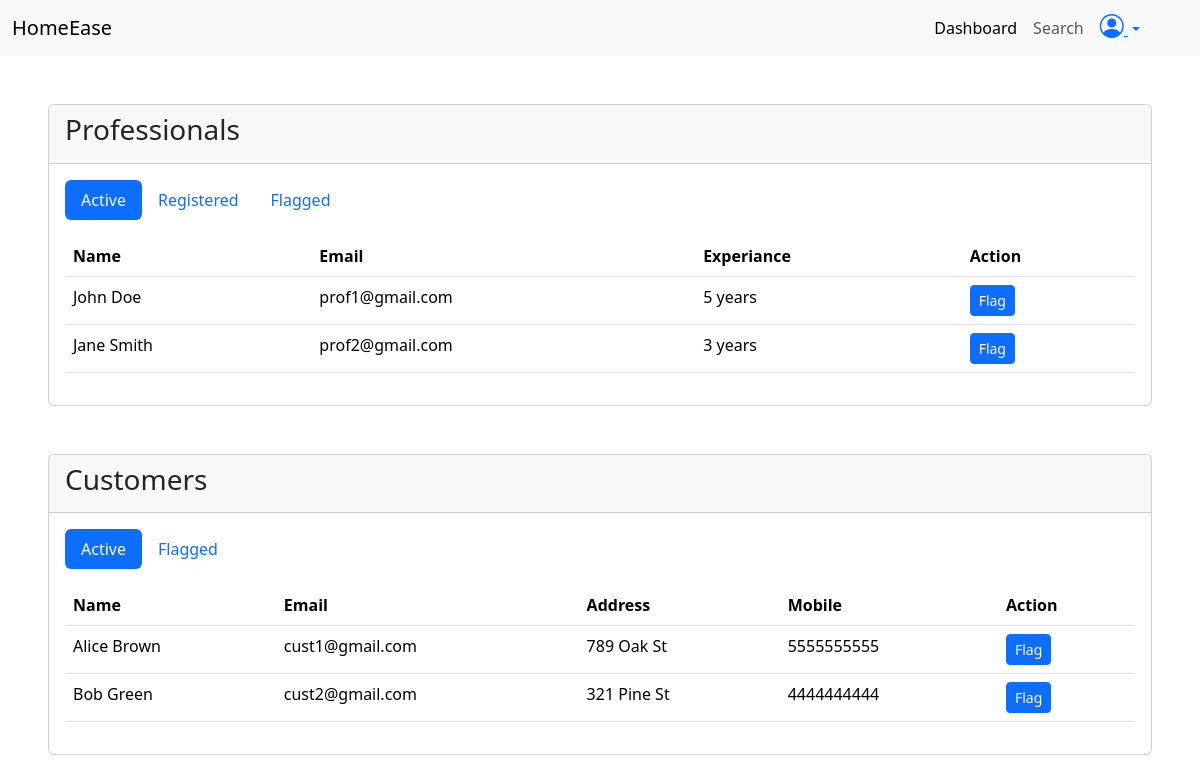
/admin/dashboard (signed in), run on an earlier commit of the app's database.
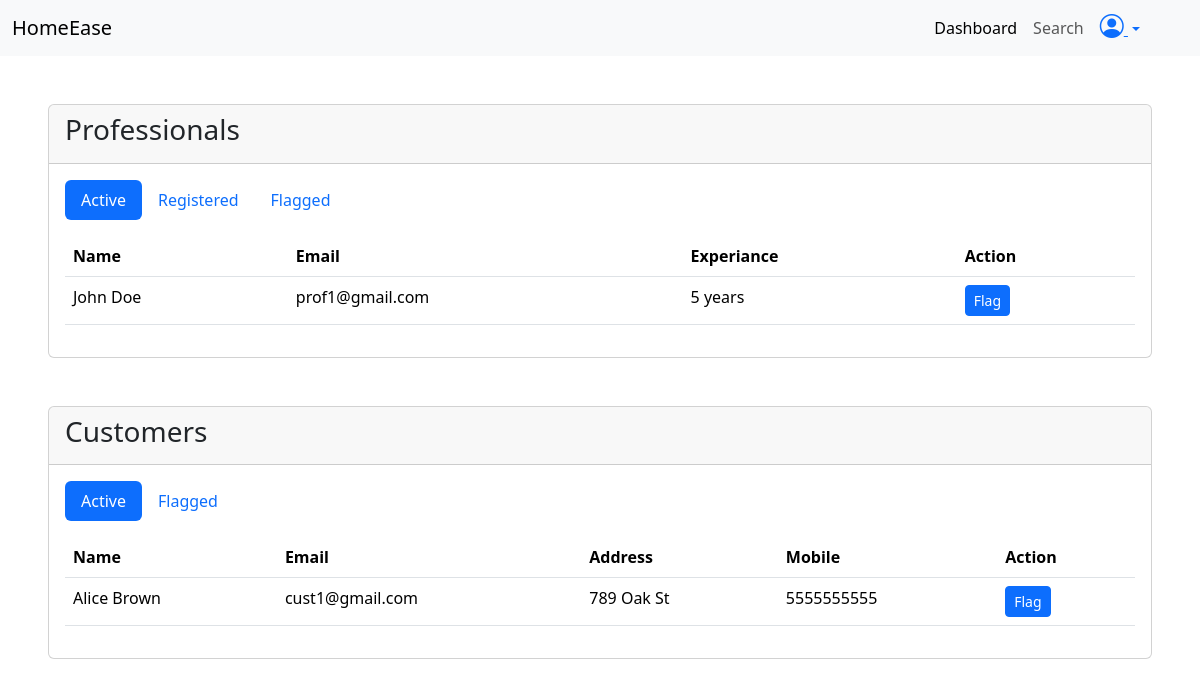
And on a later commit of the database.
### application/models.py (models this page shows, shortened)
class Professional(db.Model, UserMixin):
    id = db.Column(db.Integer, primary_key =True , autoincrement=True)
    email = db.Column(db.String, unique=True , nullable=False)
    password = db.Column(db.String , nullable=False)
    name = db.Column(db.String , nullable=False)
    address = db.Column(db.String, nullable=False)
    mobile = db.Column(db.String, nullable=False)
    experiance = db.Column(db.String,nullable = False)
    status = db.Column(db.String, nullable=False)
    resume_url = db.Column(db.String, nullable=False)
    packages = db.relationship("Package", backref="professional", lazy=True)
    bookings = db.relationship("Booking", backref="professional", lazy=True)

class Customer(db.Model, UserMixin):
    id = db.Column(db.Integer, primary_key =True , autoincrement=True)
    email = db.Column(db.String, unique=True , nullable=False)
    password = db.Column(db.String , nullable=False)
    name = db.Column(db.String , nullable=False)
    address = db.Column(db.String, nullable=False)
    mobile = db.Column(db.String, nullable=False)
    bookings = db.relationship("Booking", backref="customer", lazy=True)
    status = db.Column(db.String, nullable=False)

### application/routes.py (the view)
@app.route("/admin/dashboard")
@login_required
def admin_dashboard():
    profs = db.session.query(Professional).all()
    customers = db.session.query(Customer).all()
    return render_template("admin/dashboard.html", cu=current_user, profs=profs , customers=customers)

### app.py (called while the page is built)
def create_app():
    app = Flask(__name__ , )
    app.config["SQLALCHEMY_DATABASE_URI"] = "sqlite:///mydb.sqlite3"
    app.config["SECRET_KEY"] = "mysecretkey"
    db.init_app(app)
    login_manager = LoginManager(app)
    @login_manager.user_loader
    def load_user(email):
        user= db.session.query(Customer).filter_by(email=email).first() or \
        db.session.query(Professional).filter_by(email=email).first() or \
        db.session.query(Admin).filter_by(email=email).first()
        return user
    app.app_context().push()
    return app

### templates/admin/dashboard.html (shortened to what this page needs)
<!DOCTYPE html>
<html lang="en">
<head>
    <link href="https://cdn.jsdelivr.net/npm/bootstrap@5.3.8/dist/css/bootstrap.min.css" rel="stylesheet"
>
    <link rel="stylesheet" href="https://cdn.jsdelivr.net/npm/bootstrap-icons@1.13.1/font/bootstrap-icons.min.css">
</head>
<body>
    <nav class="navbar navbar-expand-lg bg-body-tertiary">
        <div class="container-fluid">
            <a class="navbar-brand" href="#">HomeEase</a>
            <div class="collapse navbar-collapse" id="navbarNav">
                <ul class="navbar-nav ms-auto me-5">
                    <li class="nav-item">
                        <a class="nav-link active" aria-current="page" href="#">Dashboard</a>
                    </li>
                    <li class="nav-item me-2">
                        <a class="nav-link" href="#">Search</a>
                    </li>
                    <li class="nav-item ">
                        <div class="dropdown">
                            <a class="dropdown-toggle" href="#" data-bs-toggle="dropdown" aria-expanded="false">
                                <i class="bi bi-person-circle fs-4"></i>
                            </a>
                        </div>
                    </li>
                </ul>
            </div>
        </div>
    </nav>
    <div class="card mt-5 ms-5 me-5">
        <div class="card-header">
            <h3>Professionals</h3>
        </div>
        <div class="card-body">
            <ul class="nav nav-pills mb-3" id="pills-tab" role="tablist">
                <li class="nav-item" role="presentation">
                    <button class="nav-link active" id="pills-active-profs-tab" data-bs-toggle="pill"
                        data-bs-target="#pills-active-profs" type="button" role="tab" aria-controls="pills-active-profs"
                        aria-selected="true">Active</button>
                </li>
                <li class="nav-item" role="presentation">
                    <button class="nav-link" id="pills-registered-profs-tab" data-bs-toggle="pill"
                        data-bs-target="#pills-registered-profs" type="button" role="tab"
                        aria-controls="pills-registered" aria-selected="false">Registered</button>
                </li>
                <li class="nav-item" role="presentation">
                    <button class="nav-link" id="pills-flagged-profs-tab" data-bs-toggle="pill"
                        data-bs-target="#pills-flagged-profs" type="button" role="tab"
                        aria-controls="pills-flagged-profs" aria-selected="false">Flagged</button>
                </li>
            </ul>
            <div class="tab-content" id="pills-tabContent">
                <div class="tab-pane fade show active" id="pills-active-profs" role="tabpanel"
                    aria-labelledby="pills-active-profs-tab" tabindex="0">
                    <table class="table">
                        <thead>
                            <tr>
                                <th scope="col">Name</th>
                                <th scope="col">Email</th>
                                <th scope="col">Experiance</th>
                                <th scope="col">Action</th>
                            </tr>
                        </thead>
                        <tbody>
                            {% for prof in profs %}
                            {% if prof.status =="Active" %}
                            <tr>
                                <td>{{ prof.name }}</td>
                                <td>{{ prof.email }}</td>
                                <td>{{ prof.experiance }}</td>
                                <td>
                                    <a href="/admin/professional/Flag/{{ prof.id }}"
                                        class="btn btn-sm btn-primary">Flag</a>
                                </td>
                            </tr>
                            {% endif %}
                            {% endfor %}
                        </tbody>
                    </table>
                </div>
            </div>
        </div>
    </div>
    <div class="card mt-5 ms-5 me-5 mb-5">
        <div class="card-header">
            <h3>Customers</h3>
        </div>
        <div class="card-body">
            <ul class="nav nav-pills mb-3" id="pills-tab" role="tablist">
                <li class="nav-item" role="presentation">
                    <button class="nav-link active" id="pills-active-cust-tab" data-bs-toggle="pill"
                        data-bs-target="#pills-active-cust" type="button" role="tab" aria-controls="pills-home"
                        aria-selected="true">Active</button>
                </li>
                <li class="nav-item" role="presentation">
                    <button class="nav-link" id="pills-flagged-cust-tab" data-bs-toggle="pill"
                        data-bs-target="#pills-flagged-cust" type="button" role="tab" aria-controls="pills-profile"
                        aria-selected="false">Flagged</button>
                </li>
            </ul>
            <div class="tab-content" id="pills-tabContent">
                <div class="tab-pane fade show active" id="pills-active-cust" role="tabpanel"
                    aria-labelledby="pills-active-cust-tab" tabindex="0">
                    <table class="table">
                        <thead>
                            <tr>
                                <th scope="col">Name</th>
                                <th scope="col">Email</th>
                                <th scope="col">Address</th>
                                <th scope="col">Mobile</th>
                                <th scope="col">Action</th>
                            </tr>
                        </thead>
                        <tbody>
                            {% for cust in customers %}
                            {% if cust.status =="Active" %}
                            <tr>
                                <td>{{ cust.name }}</td>
                                <td>{{ cust.email }}</td>
                                <td>{{ cust.address }}</td>
                                <td>{{ cust.mobile }}</td>
                                <td>
                                    <a href="/admin/customer/Flag/{{ cust.id }}" class="btn btn-sm btn-primary">Flag</a>
                                </td>
                            </tr>
                            {% endif %}
                            {% endfor %}
                        </tbody>
                    </table>
                </div>
            </div>
        </div>
    </div>
</body>
</html>

What changed in the data, as far as the page shows it:
no longer on this page (row edited): Professional: name "Jane Smith", email "prof2@gmail.com", experiance "3 years"
no longer on this page (row edited): Customer: name "Bob Green", email "cust2@gmail.com", address "321 Pine St", mobile "4444444444"
